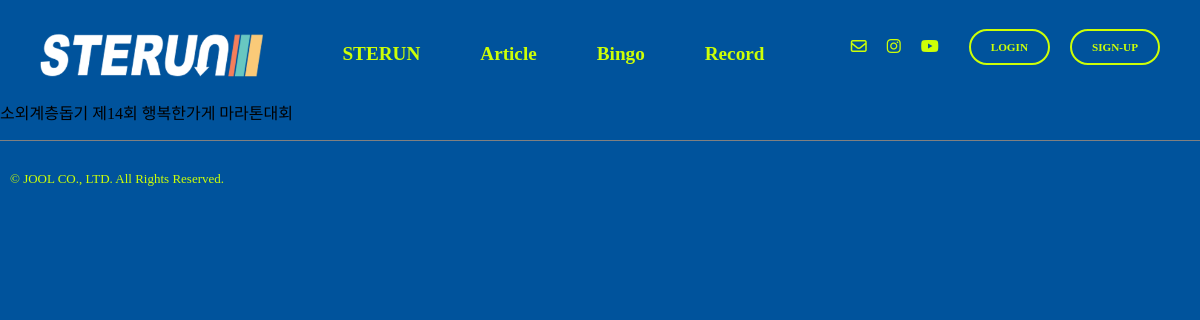
Page /marathon/ on the earlier database version.
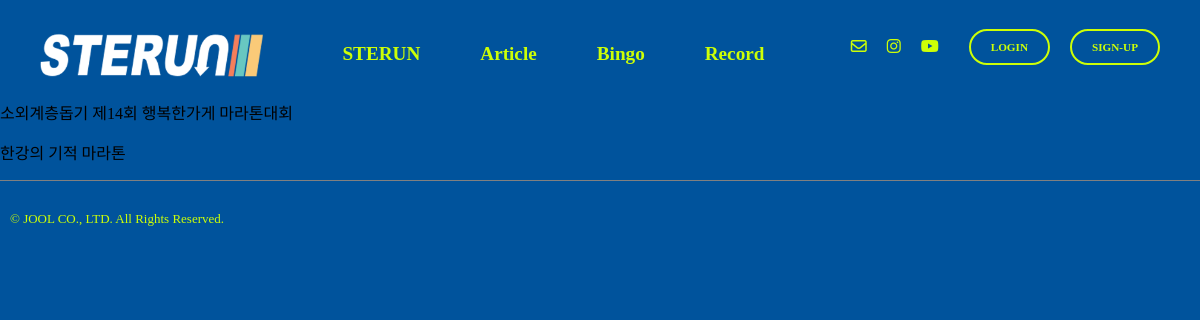
Same page on the later database version.
### marathon/models.py (models this page shows, shortened)
class MarathonEvent(models.Model):
    marathon_id = models.AutoField(primary_key=True)
    title = models.CharField(max_length=100, blank=False, null=False)
    date_time = models.DateTimeField()
    url = models.URLField()

### marathon/views.py (the view)
# urls.py: path("", views.marathon_list, name="marathon"),
def marathon_list(request):
    marathon = MarathonReg.objects.select_related("marathon").order_by("marathon_id")
    grouped = defaultdict(list)
    for item in marathon.values("id", "marathon__title", "user__username", "user__first_name", "user__last_name"):
        key = item["marathon__title"]
        grouped[key].append({k: v for k, v in item.items() if k != "marathon__title"})
    json_result = json.dumps(grouped, ensure_ascii=False, indent=2)
    marathon = json.loads(json_result)
    return render(request, 'marathon.html', {'group':marathon})

### templates/marathon.html (shortened to what this page needs)
{% extends "base.html" %}
{% load static %}
{% block content %}
  {% for key, value in group.items %}
    <p class="marathon-title">{{ key }}</p>
  {% endfor %}
{% endblock content %}

### templates/base.html (shortened to what this page needs)
<!DOCTYPE html>
{% load static %}
<html lang="en">
  <head>
    <link href="https://hangeul.pstatic.net/hangeul_static/css/nanum-square-neo.css" rel="stylesheet">
    <link rel="stylesheet" type="text/css" href="{% static 'css/joolmag.css' %}"/>
    <link rel="stylesheet" type="text/css" href="{% static 'css/article.css' %}"/>
  </head>
  <body id="content" class="mainbg">
    <div class="info-container">
      <div class="sterun-logo-m">
        <a href={% url "index" %}>
          <img src="{% static "img/logo2@.png" %}" alt="logo-top" height="50px" width="auto">
      </div>
      <div class="j-nav-items fade-in-up-short1">
        <div class="j-nav-item">
          <a href="{% url 'index' %}">STERUN</a>
        </div>
        <div class="j-nav-item">
          <a href="{% url 'article:article' %}">Article</a>
        </div>
        <div class="j-nav-item">
          {% if user.is_authenticated %}
            <a href="{% url 'bingo:bingo' user.pk %}">Bingo</a>
          {% else %}
            <a href="{% url 'users:login' %}">Bingo</a>
          {% endif %}
        </div>
        <div class="j-nav-item">
          {% if user.is_authenticated %}
            <a href="{% url 'runres:recordview' user.pk %}">Record</a>
          {% else %}
            <a href="{% url 'users:login' %}">Record</a>
          {% endif %}
        </div>
      </div>
      <div class="login-sns-box">
        <div class="info-icons">
          <div class="info-icon">
            <i class="fa-regular fa-envelope"></i>
          </div>
          <div class="info-icon">
            <a href="https://www.instagram.com/hyunwoo_05/" target="_blank">
              <i class="fa-brands fa-instagram"></i>
            </a>
          </div>
          <div class="info-icon">
            <i class="fa-brands fa-youtube"></i>
          </div>
        </div>
        <div class="login-box">
          {% if user.is_authenticated %}
            <a href="{% url 'users:logout' %}">
              <div class="login-btn">{{ user.username }}
                님 로그아웃</div>
            </a>
          {% else %}
            <a href="{% url 'users:login' %}">
              <div class="login-btn">LOGIN</div>
            </a>
            <a href="{% url 'users:signup' %}">
              <div class="login-btn">SIGN-UP</div>
            </a>
          {% endif %}
        </div>
      </div>
    </div>
    {% block content %}{% endblock content %}
    <footer>
      <div class="rights">
        <p>© JOOL CO., LTD. All Rights Reserved.</p>
      </div>
    </footer>
  </body>
</html>

### static/css/joolmag.css (style rules this page uses)
:root { --j-pink: #eea47f; --blue: #1e90ff; --white: #ffffff; --black: black; --jblue: #00539c; --jlightgreen: #cdff06; }
* { font-family: "NanumSquareNeo"; }
a { text-decoration-line: none; color: var(--text-color); }
html { overflow-y: scroll; }
img { object-fit: cover; }
.mainbg { background-color: var(--jblue); margin: 0; padding: 0; overflow-y: auto; overflow-x: auto; }
footer { padding: 10px 0 10px 10px; margin: 10px 0 10px 0; border-top: grey solid 1px; }
.login-sns-box { display: flex; flex-direction: row; }
.sterun-logo-m { text-align: center; padding: 20px 0 0 20px; }
.info-container { display: flex; align-items: center; justify-content: space-between; margin: 10px 40px 0 20px; }
.info-icons { display: flex; align-items: center; }
.info-icon { color: var(--jlightgreen); margin: 0 10px 0 10px; }
.j-nav-items { display: flex; color: var(--jlightgreen); margin: 20px 0 20px 0; }
.j-nav-item { font-size: 1.3rem; text-align: center; padding: 0 30px 0 30px; }
.j-nav-item a { font-weight: 600; font-family: LeeSeoyun; }
.j-nav-item a:after { display: block; content: ""; border-bottom: solid 1px var(--jlightgreen); transform: scaleX(0); transition: transform 250ms ease-in-out; margin-top: -12px; }
.rights { margin: 20px 0 0 0; color: var(--jlightgreen); font-size: 13px; }
.login-box { display: flex; flex-direction: row; }
.login-btn { font-size: 0.7rem; color: var(--jlightgreen); font-weight: 700; border: var(--jlightgreen) solid 2px; border-radius: 50px; padding: 10px 20px 10px 20px; margin-left: 20px; }
.fade-in-up-short1 { opacity: 0; transform: translateY(5px); animation: fadeInUp 0.8s ease-out forwards; animation-delay: 0.3s; }

### static/css/article.css (style rules this page uses)
:root { --j-pink: #EEA47F; --blue: #1e90ff; --white: #ffffff; --black: black; --jblue: #00539C; --jlightgreen: #CDFF06; }
html { overflow-y: scroll; }
.j-nav-items > div > a { font-family: LeeSeoyun; font-size: 1.2rem; font-weight: 700; }
.rights { margin: 20px 0 0 0; color: var(--jlightgreen); font-size: 13px; }

Differences in the rows shown:
added MarathonEvent: title "한강의 기적 마라톤"
